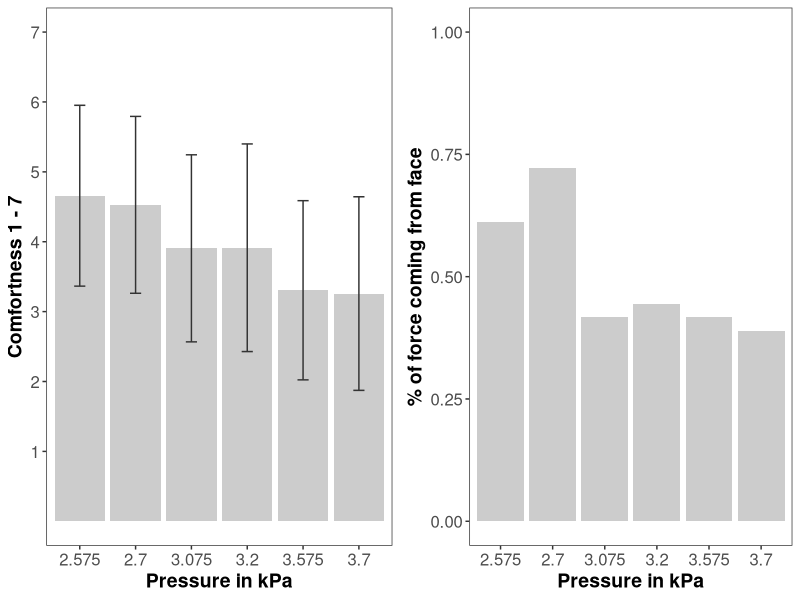

This figure's R source:
# comfortness

setwd("~/Documents/_NILab_CrazyMotor/FacePush/DC MOTOR/Document/Other/")
dir()
dta <- read.table("./comfortness-pilot.csv", sep = ',', header = TRUE)


library(dplyr)
dta$pressure <- as.factor(dta$pressure)
table(dta$pressure)
dta_barplot <- dta %>% group_by(pressure) %>% 
  summarise(m_comfort = mean(comfortness),
            std_comfort = sd(comfortness),
            m_face = mean(from_face),
            std_face = sd(from_face))

# note, change x labels (6 forces), y label?
library(ggplot2)
comfort <- ggplot(dta_barplot, aes(x = pressure, y = m_comfort)) +
  geom_bar(stat = "identity", fill = "gray80") +
  geom_errorbar(aes(ymin = m_comfort - std_comfort,
                    ymax = m_comfort + std_comfort),
                width = .2, color = "gray20") +
  theme_bw() +
  labs(x = "Pressure in kPa", y = "Comfortness 1 - 7") +
  scale_y_continuous(limits = c(0, 7), breaks = seq(1, 7, 1)) +
  scale_x_discrete(labels = c(2.575, 2.7, 3.075, 3.2, 3.575, 3.7)) +
  theme(axis.text=element_text(size=12), 
        axis.title=element_text(size=14,face="bold"),
        panel.grid = element_blank())

face <- ggplot(dta_barplot, aes(x = pressure, y = m_face)) +
  geom_bar(stat = "identity", fill = "gray80") +
  theme_bw() +
  labs(x = "Pressure in kPa", y = "% of force coming from face") +
  scale_x_discrete(labels = c(2.575, 2.7, 3.075, 3.2, 3.575, 3.7)) +
  scale_y_continuous(limits = c(0, 1), breaks = seq(0, 1, 0.25)) +
  theme(axis.text=element_text(size=12), 
        axis.title=element_text(size=14,face="bold"),
        panel.grid = element_blank())

library(gridExtra)
png("comfort-new.png", width = 24.05, height = 11, units = 'cm', res = 300)
grid.arrange(comfort, face, nrow = 1)
dev.off()